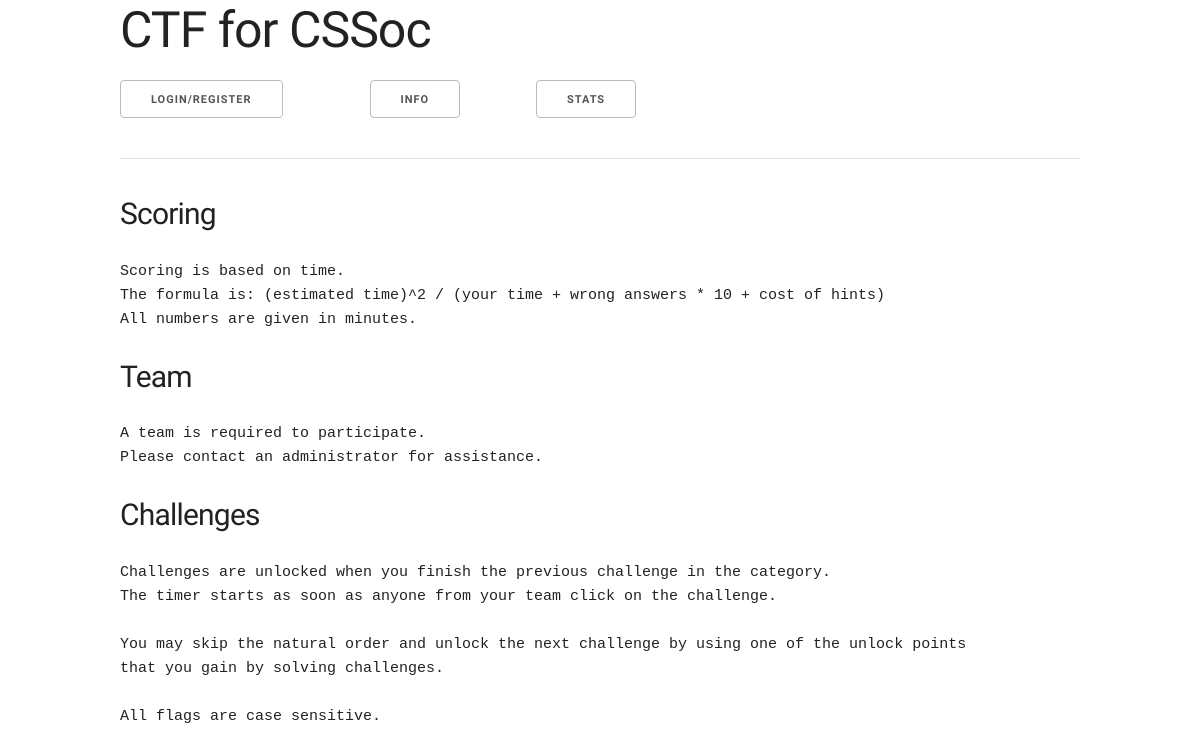
Page /info/ on the earlier database version.
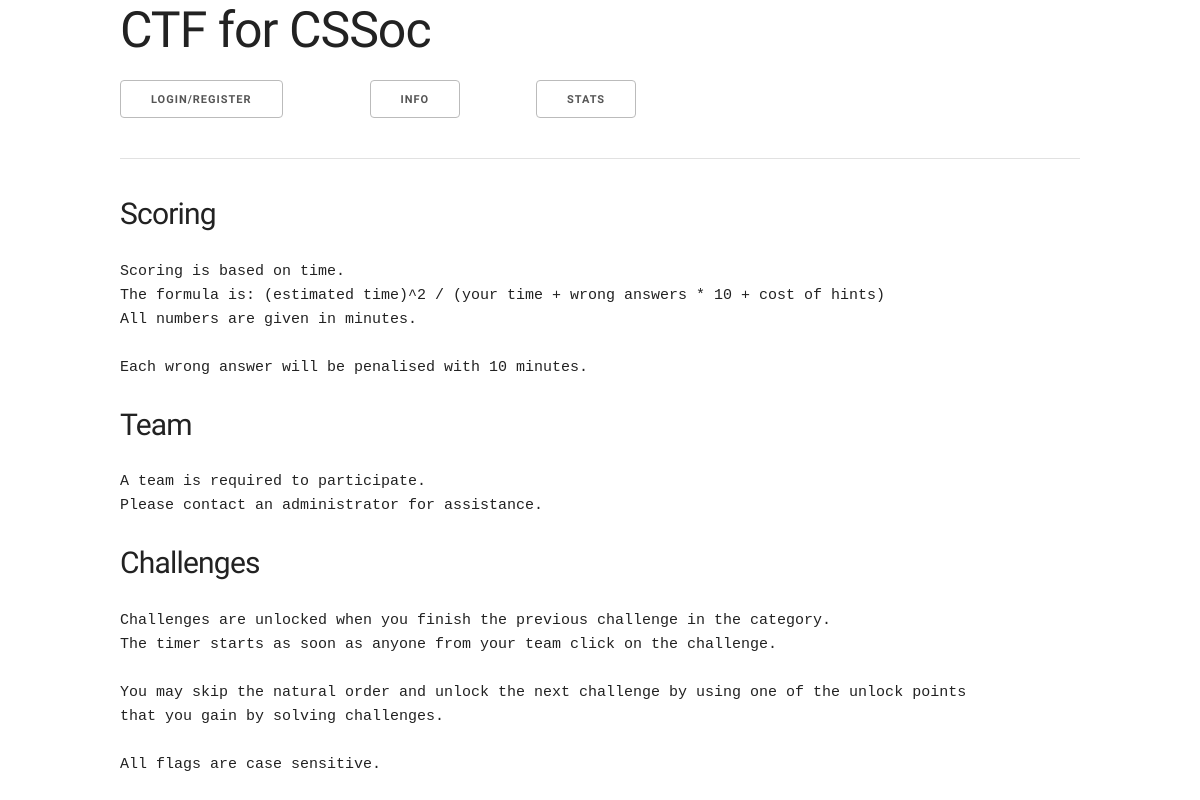
Same page on the later database version.
### info/models.py (models this page shows, shortened)
class InfoPost(models.Model):
    title = models.CharField(max_length = 50)
    content = models.TextField()
    base = 'base.html'

### info/views.py (the view)
class InfoPostListView(ListView):
    model = InfoPost
    template_name = 'info/infoPost.html'
    def get_context_data(self, **kwargs):
        context = super(InfoPostListView, self).get_context_data(**kwargs)
        context['base'] = 'base.html'
        context['user'] = self.request.user
        return context

### info/templates/info/infoPost.html (shortened to what this page needs)
{% extends base %}
{% block body %}
{% for info in object_list %}
	<h4>{{ info.title }}</h4>
	<p><pre>{{ info.content | safe }}</pre></p>
{% endfor %}
{% endblock %}

Differences in the rows shown:
changed InfoPost "Scoring": content "Scoring is based on time. The formula is: (estimated time)^2 / (your time + wrong answers * 10 + cost of hints) All numbers are given in minutes." → "…are given in minutes. Each wrong answer will be penalised with 10 minutes."
